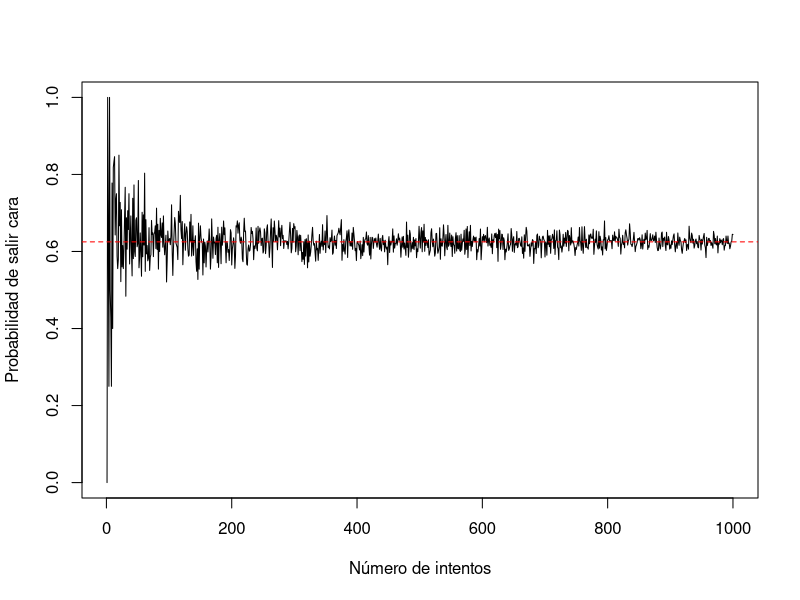

Write R code to recreate this figure. (Note: this script raises an error after producing the figure.)
## ---- chunk 1

convergencia <- 1:1000

# Simular lanzamientos
for (lanzamientos in 1:1000) {
  convergencia[lanzamientos] = rbinom(n = 1,size=lanzamientos,p=5/8)/lanzamientos
}

# Gráfico de la convergencia
#convergencia

plot(convergencia,type = "l", xlab = "Número de intentos", ylab = "Probabilidad de salir cara")
abline(h = 5/8, col = "red", lty = 2)
## ---- chunk 2
probabilidad_ruina <- function(apuesta = 5, n_simulaciones = 5000){
  exitos <- 0  # Contador de éxitos
  
  for (i in 1:n_simulaciones) {
    final_fondos <- ruina(apuesta = apuesta)
    if (final_fondos[length(final_fondos)] > 200) {
      exitos <- exitos + 1  # Exito si se superan los 200 dólares
    }
  }
  
  prob_exito <- exitos / n_simulaciones  # Calcular la probabilidad de éxito
  return(prob_exito)
}

# Calcular la probabilidad de ruina para diferentes tamaños de apuesta
prob_ruina_5 <- probabilidad_ruina(apuesta = 5)
prob_ruina_25 <- probabilidad_ruina(apuesta = 25)
prob_ruina_50 <- probabilidad_ruina(apuesta = 50)

cat("Probabilidad de ruina con apuesta de 5 dólares:", prob_ruina_5, "\n")
cat("Probabilidad de ruina con apuesta de 25 dólares:", prob_ruina_25, "\n")
cat("Probabilidad de ruina con apuesta de 50 dólares:", prob_ruina_50, "\n")
